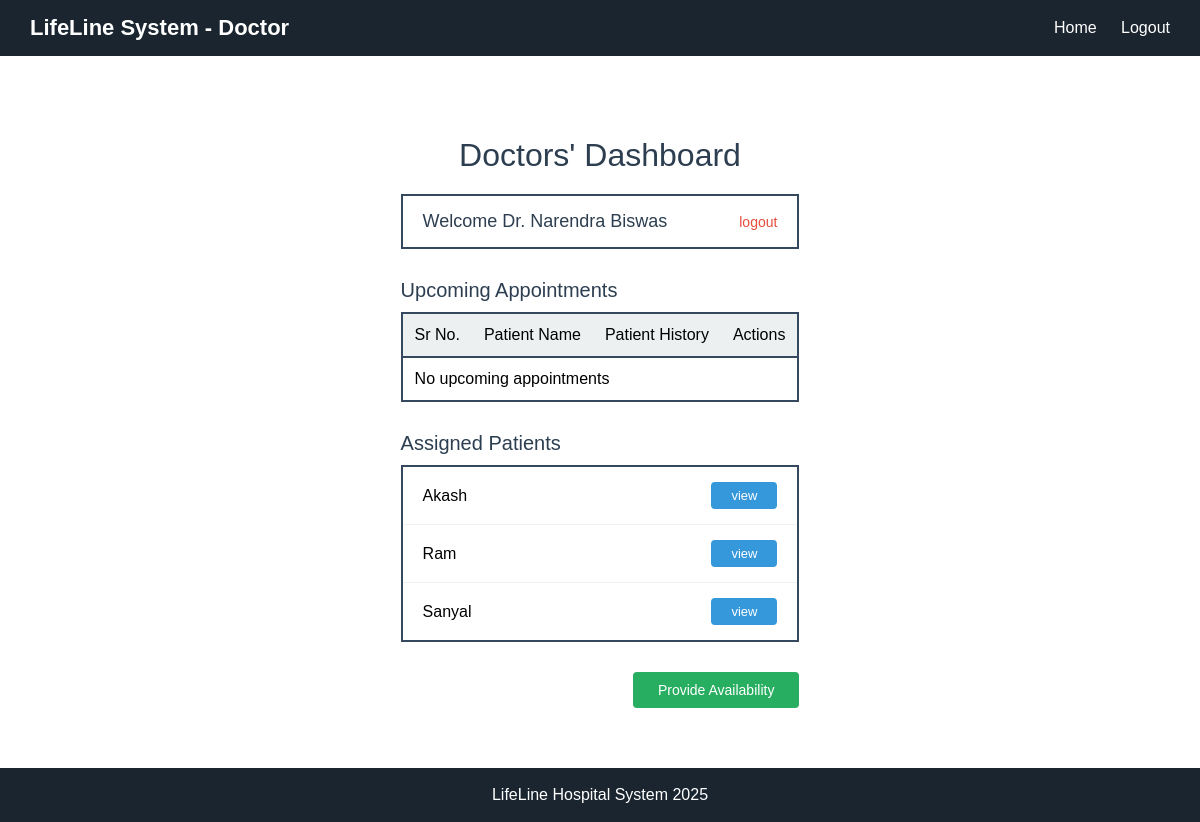
The page /doctor_dashboard (signed in) on the database its author committed.
### app.py (models this page shows)
class Doctor(db.Model):
    __tablename__ = 'doctors'
    id = db.Column(db.Integer, primary_key=True)
    user_id = db.Column(db.Integer, db.ForeignKey('users.id'), nullable=False)
    name = db.Column(db.String(100), nullable=False)
    specialization = db.Column(db.String(100), nullable=False)
    phone = db.Column(db.String(15), nullable=False)
    availability = db.Column(db.String(100), nullable=True)  # e.g., 'Mon-Fri 9am-5pm'
    experience = db.Column(db.String(50), nullable=True)
    appointments = db.relationship('Appointment', backref='doctor', lazy=True)

class Patient(db.Model):
    __tablename__ = 'patients'
    id = db.Column(db.Integer, primary_key=True)
    user_id = db.Column(db.Integer, db.ForeignKey('users.id'), nullable=False)
    name = db.Column(db.String(100), nullable=False)
    age = db.Column(db.Integer, nullable = False)
    gender = db.Column(db.String(10), nullable=False)
    phone = db.Column(db.String(15), nullable=False)
    address = db.Column(db.String(200), nullable=True)
    appointments = db.relationship('Appointment', backref='patient', lazy=True)

### app.py (the view)
@app.route('/doctor_dashboard')
def doctor_dashboard():
    if 'user_id' not in session or session.get('role') != 'doctor':
        return redirect(url_for('login'))
    user_id = session.get('user_id')
    doctor = Doctor.query.filter_by(user_id=user_id).first()
    if not doctor:
        return "Doctor profile not found! <a href='/login'>Go back</a>"
    appointments = Appointment.query.filter_by(doctor_id=doctor.id).filter(
        Appointment.status.in_(['Booked', 'Scheduled'])
    ).all()
    patient_ids = set([apt.patient_id for apt in Appointment.query.filter_by(doctor_id=doctor.id).all()])
    patients = [Patient.query.get(pid) for pid in patient_ids]
    return render_template('doctor_dashboard.html',
                         doctor=doctor,
                         appointments=appointments,
                         patients=patients)

### templates/doctor_dashboard.html (shortened to what this page needs)
<!DOCTYPE html>
<html>
<head>
    <link rel="stylesheet" href="{{ url_for('static', filename='style.css') }}">
</head>
<body>
    <div class="top-bar">
        <span class="hospital-title">LifeLine System - Doctor</span>
        <div class="top-links">
            <a href="{{ url_for('index') }}">Home</a>
            <a href="{{ url_for('logout') }}">Logout</a>
        </div>
    </div>
    <div class="doctor-container">
        <h1 class="doctor-title">Doctors' Dashboard</h1>
        <div class="doctor-header">
            <span class="doctor-welcome">Welcome Dr. {{ doctor.name }}</span>
            <a href="{{ url_for('logout') }}" class="logout-link">logout</a>
        </div>
        <div class="doctor-section">
            <h2>Upcoming Appointments</h2>
            <table class="doctor-table">
                <thead>
                    <tr>
                        <th>Sr No.</th>
                        <th>Patient Name</th>
                        <th>Patient History</th>
                        <th>Actions</th>
                    </tr>
                </thead>
                <tbody>
                    {% for appointment in appointments %}
                    <tr>
                        <td>{{ appointment.id }}</td>
                        <td>{{ appointment.patient.name }}</td>
                        <td>
                            <button class="btn-history" onclick="window.location.href='{{ url_for('patient_history', patient_id=appointment.patient.id) }}'">view history</button>
                        </td>
                        <td>
                            <button class="btn-update" onclick="window.location.href='{{ url_for('update_patient', appointment_id=appointment.id) }}'">Treat</button>
                            <button class="btn-complete" onclick="window.location.href='{{ url_for('mark_complete', appointment_id=appointment.id) }}'">mark as complete</button>
                            <button class="btn-cancel" onclick="window.location.href='{{ url_for('cancel_appointment', appointment_id=appointment.id) }}'">cancel</button>
                        </td>
                    </tr>
                    {% else %}
                    <tr>
                        <td colspan="4">No upcoming appointments</td>
                    </tr>
                    {% endfor %}
                </tbody>
            </table>
        </div>
        <div class="doctor-section">
            <h2>Assigned Patients</h2>
            <div class="patient-list">
                {% for patient in patients %}
                <div class="patient-item">
                    <span>{{ patient.name }}</span>
                    <button class="btn-view" onclick="window.location.href='{{ url_for('patient_history', patient_id=patient.id) }}'">view</button>
                </div>
                {% else %}
                <div class="patient-item">
                    <span>No patients assigned</span>
                </div>
                {% endfor %}
            </div>
        </div>
        <div class="availability-section">
            <button class="btn-availability" onclick="window.location.href='{{ url_for('doc_availability') }}'">Provide Availability</button>
        </div>
    </div>
    <div class="bottom-bar">
        <p>LifeLine Hospital System 2025</p>
    </div>
</body>
</html>

### static/style.css (style rules this page uses)
body { margin: 0; font-family: Arial; }
.top-bar { background: #1a252f; color: white; padding: 15px 30px; display: flex; justify-content: space-between; align-items: center; }
.hospital-title { font-size: 22px; font-weight: bold; }
.top-links a { color: white; margin-left: 20px; text-decoration: none; }
.bottom-bar { background: #1a252f; color: white; text-align: center; padding: 18px; }
.bottom-bar p { margin: 0; }
.btn-view { padding: 6px 20px; background: #3498db; color: white; border: none; border-radius: 4px; cursor: pointer; font-size: 13px; }
.doctor-container { max-width: 900px; margin: 40px auto; padding: 20px; }
.doctor-title { text-align: center; font-size: 32px; color: #2c3e50; margin-bottom: 20px; font-weight: normal; }
.doctor-header { display: flex; justify-content: space-between; align-items: center; padding: 15px 20px; border: 2px solid #34495e; background: white; margin-bottom: 30px; }
.doctor-welcome { font-size: 18px; color: #2c3e50; }
.logout-link { color: #e74c3c; text-decoration: none; font-size: 14px; }
.doctor-section { margin-bottom: 30px; }
.doctor-section h2 { font-size: 20px; color: #2c3e50; margin-bottom: 10px; font-weight: normal; }
.doctor-table { width: 100%; border: 2px solid #34495e; border-collapse: collapse; background: white; }
.doctor-table th { background: #ecf0f1; padding: 12px; text-align: left; border-bottom: 2px solid #34495e; font-weight: normal; }
.doctor-table td { padding: 12px; border-bottom: 1px solid #ecf0f1; }
.doctor-table tbody tr:last-child td { border-bottom: none; }
.patient-list { border: 2px solid #34495e; background: white; }
.patient-item { display: flex; justify-content: space-between; align-items: center; padding: 15px 20px; border-bottom: 1px solid #ecf0f1; }
.patient-item:last-child { border-bottom: none; }
.availability-section { text-align: right; margin-top: 20px; }
.btn-availability { padding: 10px 25px; background: #27ae60; color: white; border: none; border-radius: 4px; cursor: pointer; font-size: 14px; }
html { height: 100%; }
body { margin: 0; font-family: Arial; min-height: 100vh; display: flex; flex-direction: column; }

### rows shown on the page
Doctor: name "Narendra Biswas"
Patient: name "Akash"
Patient: name "Ram"
Patient: name "Sanyal"
